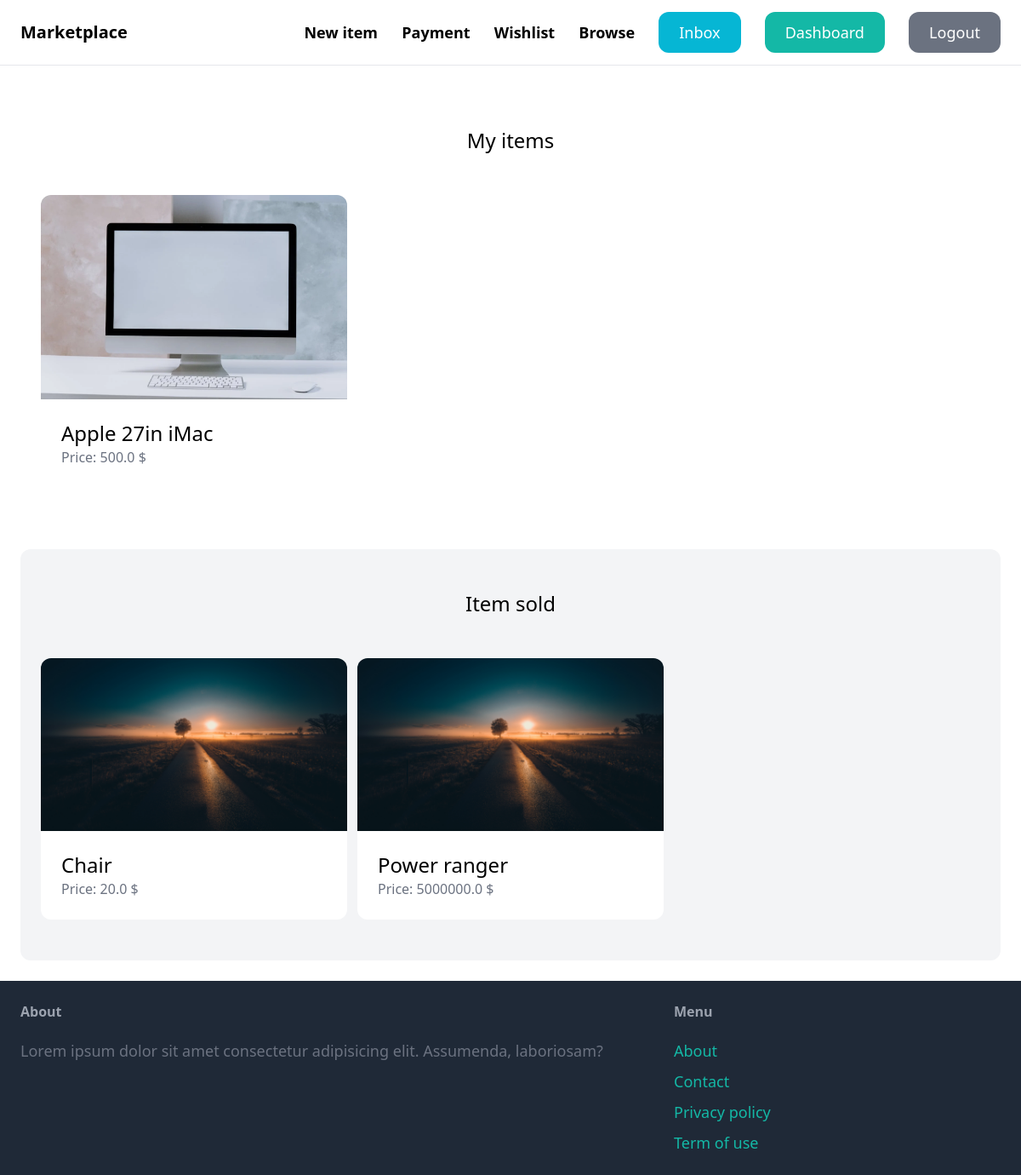
Page /dashboard/ (signed in) on the earlier database version.
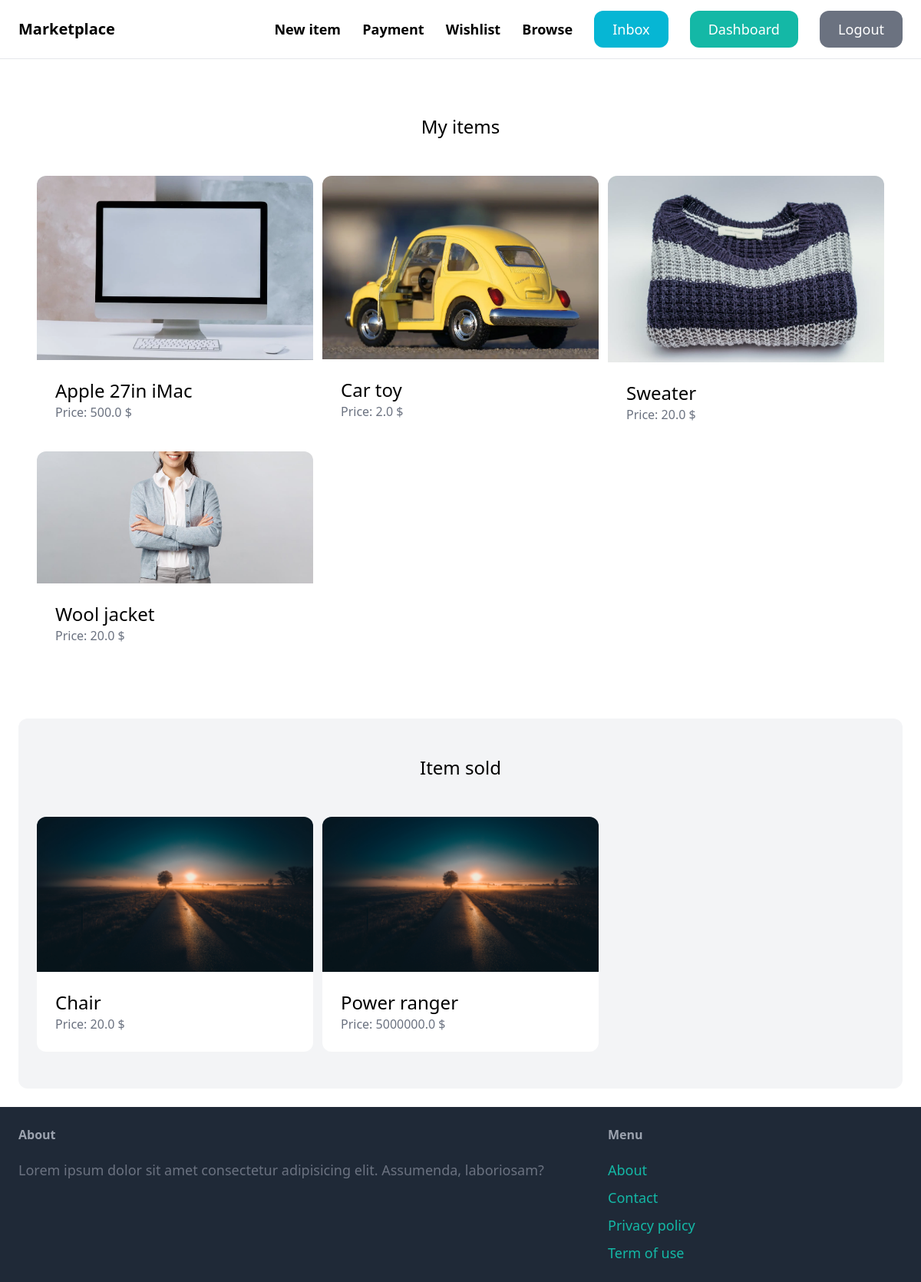
Same page on the later database version.
### item/models.py (models this page shows, shortened)
class Item(models.Model):
    name = models.CharField(max_length=255)
    category = models.ForeignKey(Category, related_name='items', on_delete=models.CASCADE)
    description = models.TextField(blank=True, null=True)
    price = models.FloatField()
    image = models.ImageField(upload_to='item_images', blank=True, null=True)
    is_sold = models.BooleanField(default=False)
    created_by = models.ForeignKey(User, related_name= 'items', on_delete= models.CASCADE)
    created_at = models.DateTimeField(auto_now_add=True)

### dashboard/views.py (the view)
# urls.py: path('', views.index, name= 'index'),
@login_required
def index(request):
    new_items = Item.objects.filter(created_by = request.user).filter(is_sold = False)
    sold_items = Item.objects.filter(created_by = request.user).filter(is_sold = True)
    return render(request, 'dashboard/index.html', context={
        'new_items': new_items,
        'sold_items': sold_items,
    })

### dashboard/templates/dashboard/index.html (shortened to what this page needs)
{% extends "core/base.html" %}
{% block content %}
    <div class="px-6 py-12">
        <h2 class="mb-12 text-2xl text-center">My items</h2>
        <div class="grid grid-cols-3 gap-3">
            {% for item in new_items %}
                <div class="">
                    <a href="{% url 'item:detail' item.id %}">
                        <div class="">
                            <img src="{{item.image.url}}" alt="" class="rounded-t-xl">
                        </div>
                        <div class="p-6 bg-white rounded-b-xl">
                            <h2 class="text-2xl">{{item.name}}</h2>
                            <p class="text-gray-500">Price: {{item.price}} $</p>
                        </div>
                    </a>
                </div>
            {% endfor %}
        </div>
    </div>
    <div class="mt-6 px-6 py-12 bg-gray-100 rounded-xl">
        <h2 class="mb-12 text-2xl text-center">Item sold</h2>
        <div class="grid grid-cols-3 gap-3">
            {% for item in sold_items %}
                <div class="">
                    <a href="{% url 'item:detail' item.id %}">
                        <div class="">
                            <img src="{{item.image.url}}" alt="" class="rounded-t-xl">
                        </div>
                        <div class="p-6 bg-white rounded-b-xl">
                            <h2 class="text-2xl">{{item.name}}</h2>
                            <p class="text-gray-500">Price: {{item.price}} $</p>
                        </div>
                    </a>
                </div>
            {% endfor %}
        </div>
    </div>
{% endblock content %}

Differences in the rows shown:
added Item: image (picture), name "Car toy", price "2.0", shown under "My items"
added Item: image (picture), name "Sweater", price "20.0", shown under "My items"
added Item: image (picture), name "Wool jacket", price "20.0", shown under "My items"
